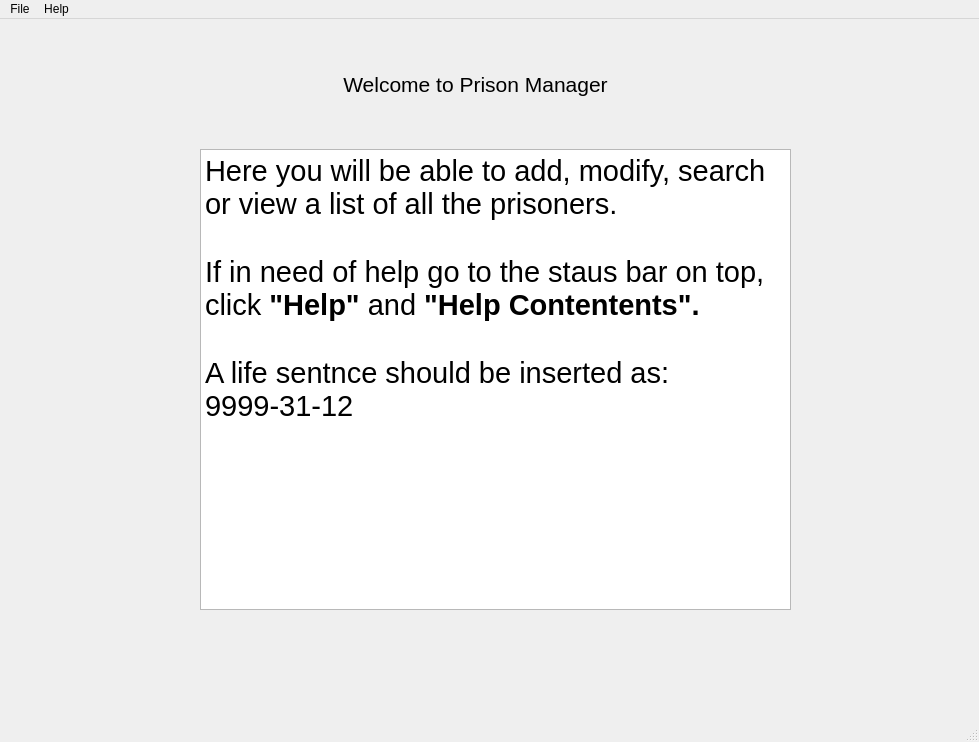
<?xml version="1.0" encoding="UTF-8"?>
<ui version="4.0">
 <class>MainWindow</class>
 <widget class="QMainWindow" name="MainWindow">
  <property name="geometry">
   <rect>
    <x>0</x>
    <y>0</y>
    <width>979</width>
    <height>742</height>
   </rect>
  </property>
  <property name="windowTitle">
   <string>Prison</string>
  </property>
  <widget class="QWidget" name="centralwidget">
   <widget class="QLabel" name="label">
    <property name="geometry">
     <rect>
      <x>130</x>
      <y>40</y>
      <width>691</width>
      <height>51</height>
     </rect>
    </property>
    <property name="font">
     <font>
      <pointsize>16</pointsize>
     </font>
    </property>
    <property name="text">
     <string>Welcome to Prison Manager</string>
    </property>
    <property name="alignment">
     <set>Qt::AlignCenter</set>
    </property>
   </widget>
   <widget class="QTextEdit" name="textEdit">
    <property name="geometry">
     <rect>
      <x>200</x>
      <y>130</y>
      <width>591</width>
      <height>461</height>
     </rect>
    </property>
    <property name="font">
     <font>
      <pointsize>24</pointsize>
     </font>
    </property>
    <property name="readOnly">
     <bool>true</bool>
    </property>
    <property name="html">
     <string>&lt;!DOCTYPE HTML PUBLIC &quot;-//W3C//DTD HTML 4.0//EN&quot; &quot;http://www.w3.org/TR/REC-html40/strict.dtd&quot;&gt;
&lt;html&gt;&lt;head&gt;&lt;meta name=&quot;qrichtext&quot; content=&quot;1&quot; /&gt;&lt;style type=&quot;text/css&quot;&gt;
p, li { white-space: pre-wrap; }
&lt;/style&gt;&lt;/head&gt;&lt;body style=&quot; font-family:'MS Shell Dlg 2'; font-size:24pt; font-weight:400; font-style:normal;&quot;&gt;
&lt;p style=&quot; margin-top:0px; margin-bottom:0px; margin-left:0px; margin-right:0px; -qt-block-indent:0; text-indent:0px;&quot;&gt;&lt;span style=&quot; font-size:22pt;&quot;&gt;Here you will be able to add, modify, search or view a list of all the prisoners.&lt;/span&gt;&lt;/p&gt;
&lt;p style=&quot;-qt-paragraph-type:empty; margin-top:0px; margin-bottom:0px; margin-left:0px; margin-right:0px; -qt-block-indent:0; text-indent:0px; font-size:22pt;&quot;&gt;&lt;br /&gt;&lt;/p&gt;
&lt;p style=&quot; margin-top:0px; margin-bottom:0px; margin-left:0px; margin-right:0px; -qt-block-indent:0; text-indent:0px;&quot;&gt;&lt;span style=&quot; font-size:22pt;&quot;&gt;If in need of help go to the staus bar on top, click &lt;/span&gt;&lt;span style=&quot; font-size:22pt; font-weight:600;&quot;&gt;&amp;quot;Help&amp;quot;&lt;/span&gt;&lt;span style=&quot; font-size:22pt;&quot;&gt; and &lt;/span&gt;&lt;span style=&quot; font-size:22pt; font-weight:600;&quot;&gt;&amp;quot;Help Contentents&amp;quot;.&lt;/span&gt;&lt;span style=&quot; font-size:22pt;&quot;&gt; &lt;/span&gt;&lt;/p&gt;
&lt;p style=&quot;-qt-paragraph-type:empty; margin-top:0px; margin-bottom:0px; margin-left:0px; margin-right:0px; -qt-block-indent:0; text-indent:0px; font-size:22pt;&quot;&gt;&lt;br /&gt;&lt;/p&gt;
&lt;p style=&quot; margin-top:0px; margin-bottom:0px; margin-left:0px; margin-right:0px; -qt-block-indent:0; text-indent:0px;&quot;&gt;&lt;span style=&quot; font-size:22pt;&quot;&gt;A life sentnce should be inserted as: 9999-31-12&lt;/span&gt;&lt;/p&gt;&lt;/body&gt;&lt;/html&gt;</string>
    </property>
   </widget>
  </widget>
  <widget class="QMenuBar" name="menubar">
   <property name="geometry">
    <rect>
     <x>0</x>
     <y>0</y>
     <width>979</width>
     <height>26</height>
    </rect>
   </property>
   <widget class="QMenu" name="menuFile">
    <property name="title">
     <string>File</string>
    </property>
    <addaction name="actionAdd_prisoner"/>
    <addaction name="actionModify_Prisoner"/>
    <addaction name="actionSearch_for_a_prisoner"/>
    <addaction name="actionList_prisoners"/>
    <addaction name="separator"/>
    <addaction name="actionExit"/>
   </widget>
   <widget class="QMenu" name="menuHelp">
    <property name="title">
     <string>Help</string>
    </property>
    <addaction name="actionHelp"/>
    <addaction name="separator"/>
    <addaction name="actionAbout"/>
   </widget>
   <addaction name="menuFile"/>
   <addaction name="menuHelp"/>
  </widget>
  <widget class="QStatusBar" name="statusbar"/>
  <action name="actionAdd_prisoner">
   <property name="text">
    <string>Add prisoner</string>
   </property>
  </action>
  <action name="actionHelp">
   <property name="text">
    <string>Help Contents</string>
   </property>
  </action>
  <action name="actionAbout">
   <property name="text">
    <string>About</string>
   </property>
  </action>
  <action name="actionModify_Prisoner">
   <property name="text">
    <string>Modify Prisoner</string>
   </property>
  </action>
  <action name="actionSearch_for_a_prisoner">
   <property name="text">
    <string>View Prisoner</string>
   </property>
  </action>
  <action name="actionList_prisoners">
   <property name="text">
    <string>List Prisoners </string>
   </property>
  </action>
  <action name="actionExit">
   <property name="text">
    <string>Exit</string>
   </property>
  </action>
 </widget>
 <resources/>
 <connections/>
</ui>
